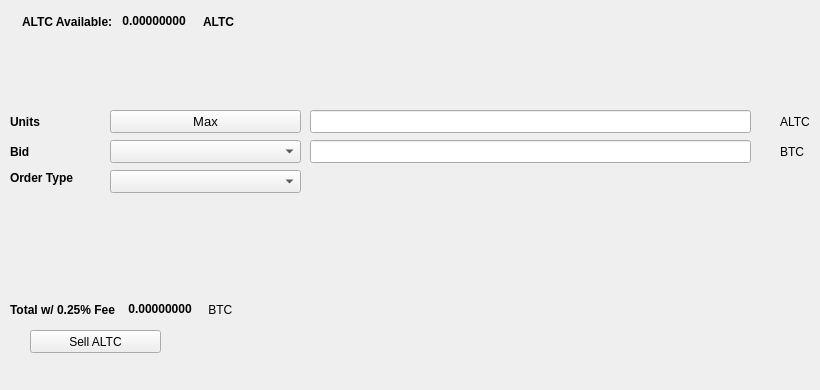
   <widget class="QWidget" name="SellTab">
    <attribute name="title">
     <string>Sell</string>
    </attribute>
    <widget class="QLabel" name="label_16">
     <property name="geometry">
      <rect>
       <x>780</x>
       <y>140</y>
       <width>31</width>
       <height>23</height>
      </rect>
     </property>
     <property name="text">
      <string>BTC</string>
     </property>
    </widget>
    <widget class="QComboBox" name="SellBidcomboBox">
     <property name="geometry">
      <rect>
       <x>110</x>
       <y>140</y>
       <width>191</width>
       <height>23</height>
      </rect>
     </property>
     <property name="font">
      <font>
       <pointsize>10</pointsize>
      </font>
     </property>
    </widget>
    <widget class="QLabel" name="label_18">
     <property name="geometry">
      <rect>
       <x>10</x>
       <y>110</y>
       <width>46</width>
       <height>23</height>
      </rect>
     </property>
     <property name="font">
      <font>
       <weight>75</weight>
       <bold>true</bold>
      </font>
     </property>
     <property name="text">
      <string>Units</string>
     </property>
    </widget>
    <widget class="QPushButton" name="Sell_Max_Amount">
     <property name="geometry">
      <rect>
       <x>110</x>
       <y>110</y>
       <width>191</width>
       <height>23</height>
      </rect>
     </property>
     <property name="font">
      <font>
       <pointsize>10</pointsize>
      </font>
     </property>
     <property name="text">
      <string>Max</string>
     </property>
    </widget>
    <widget class="QLabel" name="label_20">
     <property name="geometry">
      <rect>
       <x>10</x>
       <y>170</y>
       <width>91</width>
       <height>16</height>
      </rect>
     </property>
     <property name="font">
      <font>
       <weight>75</weight>
       <bold>true</bold>
      </font>
     </property>
     <property name="text">
      <string>Order Type</string>
     </property>
    </widget>
    <widget class="QComboBox" name="SellOrdertypeCombo">
     <property name="geometry">
      <rect>
       <x>110</x>
       <y>170</y>
       <width>191</width>
       <height>23</height>
      </rect>
     </property>
     <property name="font">
      <font>
       <pointsize>10</pointsize>
      </font>
     </property>
    </widget>
    <widget class="QLabel" name="label_21">
     <property name="geometry">
      <rect>
       <x>10</x>
       <y>140</y>
       <width>46</width>
       <height>23</height>
      </rect>
     </property>
     <property name="font">
      <font>
       <weight>75</weight>
       <bold>true</bold>
      </font>
     </property>
     <property name="text">
      <string>Bid</string>
     </property>
    </widget>
    <widget class="QLabel" name="label_22">
     <property name="geometry">
      <rect>
       <x>780</x>
       <y>110</y>
       <width>31</width>
       <height>23</height>
      </rect>
     </property>
     <property name="text">
      <string>ALTC</string>
     </property>
    </widget>
    <widget class="QLineEdit" name="UnitsInputALTC">
     <property name="geometry">
      <rect>
       <x>310</x>
       <y>110</y>
       <width>441</width>
       <height>23</height>
      </rect>
     </property>
     <property name="font">
      <font>
       <pointsize>9</pointsize>
       <weight>75</weight>
       <bold>true</bold>
      </font>
     </property>
    </widget>
    <widget class="QLineEdit" name="SellBidPriceEdit">
     <property name="geometry">
      <rect>
       <x>310</x>
       <y>140</y>
       <width>441</width>
       <height>23</height>
      </rect>
     </property>
     <property name="font">
      <font>
       <pointsize>9</pointsize>
       <weight>75</weight>
       <bold>true</bold>
      </font>
     </property>
    </widget>
    <widget class="QPushButton" name="SellALTCBTN">
     <property name="geometry">
      <rect>
       <x>30</x>
       <y>330</y>
       <width>131</width>
       <height>23</height>
      </rect>
     </property>
     <property name="text">
      <string>Sell ALTC</string>
     </property>
     <property name="icon">
      <iconset resource="../ALTC">
       <normaloff>:/icons/bitcoin</normaloff>:/icons/bitcoin</iconset>
     </property>
    </widget>
    <widget class="QWidget" name="layoutWidget3">
     <property name="geometry">
      <rect>
       <x>22</x>
       <y>12</y>
       <width>258</width>
       <height>19</height>
      </rect>
     </property>
     <layout class="QHBoxLayout" name="horizontalLayout">
      <item>
       <widget class="QLabel" name="label232_2">
        <property name="font">
         <font>
          <weight>75</weight>
          <bold>true</bold>
         </font>
        </property>
        <property name="text">
         <string>ALTC Available:</string>
        </property>
       </widget>
      </item>
      <item>
       <widget class="QLabel" name="ALTCAvailableLabel">
        <property name="palette">
         <palette>
          <active>
           <colorrole role="WindowText">
            <brush brushstyle="SolidPattern">
             <color alpha="255">
              <red>0</red>
              <green>0</green>
              <blue>0</blue>
             </color>
            </brush>
           </colorrole>
           <colorrole role="Button">
            <brush brushstyle="SolidPattern">
             <color alpha="255">
              <red>0</red>
              <green>170</green>
              <blue>0</blue>
             </color>
            </brush>
           </colorrole>
           <colorrole role="Light">
            <brush brushstyle="SolidPattern">
             <color alpha="255">
              <red>0</red>
              <green>255</green>
              <blue>0</blue>
             </color>
            </brush>
           </colorrole>
           <colorrole role="Midlight">
            <brush brushstyle="SolidPattern">
             <color alpha="255">
              <red>0</red>
              <green>212</green>
              <blue>0</blue>
             </color>
            </brush>
           </colorrole>
           <colorrole role="Dark">
            <brush brushstyle="SolidPattern">
             <color alpha="255">
              <red>0</red>
              <green>85</green>
              <blue>0</blue>
             </color>
            </brush>
           </colorrole>
           <colorrole role="Mid">
            <brush brushstyle="SolidPattern">
             <color alpha="255">
              <red>0</red>
              <green>113</green>
              <blue>0</blue>
             </color>
            </brush>
           </colorrole>
           <colorrole role="Text">
            <brush brushstyle="SolidPattern">
             <color alpha="255">
              <red>0</red>
              <green>170</green>
              <blue>0</blue>
             </color>
            </brush>
           </colorrole>
           <colorrole role="BrightText">
            <brush brushstyle="SolidPattern">
             <color alpha="255">
              <red>255</red>
              <green>255</green>
              <blue>255</blue>
             </color>
            </brush>
           </colorrole>
           <colorrole role="ButtonText">
            <brush brushstyle="SolidPattern">
             <color alpha="255">
              <red>0</red>
              <green>0</green>
              <blue>0</blue>
             </color>
            </brush>
           </colorrole>
           <colorrole role="Base">
            <brush brushstyle="SolidPattern">
             <color alpha="255">
              <red>255</red>
              <green>255</green>
              <blue>255</blue>
             </color>
            </brush>
           </colorrole>
           <colorrole role="Window">
            <brush brushstyle="SolidPattern">
             <color alpha="255">
              <red>0</red>
              <green>170</green>
              <blue>0</blue>
             </color>
            </brush>
           </colorrole>
           <colorrole role="Shadow">
            <brush brushstyle="SolidPattern">
             <color alpha="255">
              <red>0</red>
              <green>0</green>
              <blue>0</blue>
             </color>
            </brush>
           </colorrole>
           <colorrole role="AlternateBase">
            <brush brushstyle="SolidPattern">
             <color alpha="255">
              <red>127</red>
              <green>212</green>
              <blue>127</blue>
             </color>
            </brush>
           </colorrole>
           <colorrole role="ToolTipBase">
            <brush brushstyle="SolidPattern">
             <color alpha="255">
              <red>255</red>
              <green>255</green>
              <blue>220</blue>
             </color>
            </brush>
           </colorrole>
           <colorrole role="ToolTipText">
            <brush brushstyle="SolidPattern">
             <color alpha="255">
              <red>0</red>
              <green>0</green>
              <blue>0</blue>
             </color>
            </brush>
           </colorrole>
          </active>
          <inactive>
           <colorrole role="WindowText">
            <brush brushstyle="SolidPattern">
             <color alpha="255">
              <red>0</red>
              <green>0</green>
              <blue>0</blue>
             </color>
            </brush>
           </colorrole>
           <colorrole role="Button">
            <brush brushstyle="SolidPattern">
             <color alpha="255">
              <red>0</red>
              <green>170</green>
              <blue>0</blue>
             </color>
            </brush>
           </colorrole>
           <colorrole role="Light">
            <brush brushstyle="SolidPattern">
             <color alpha="255">
              <red>0</red>
              <green>255</green>
              <blue>0</blue>
             </color>
            </brush>
           </colorrole>
           <colorrole role="Midlight">
            <brush brushstyle="SolidPattern">
             <color alpha="255">
              <red>0</red>
              <green>212</green>
              <blue>0</blue>
             </color>
            </brush>
           </colorrole>
           <colorrole role="Dark">
            <brush brushstyle="SolidPattern">
             <color alpha="255">
              <red>0</red>
              <green>85</green>
              <blue>0</blue>
             </color>
            </brush>
           </colorrole>
           <colorrole role="Mid">
            <brush brushstyle="SolidPattern">
             <color alpha="255">
              <red>0</red>
              <green>113</green>
              <blue>0</blue>
             </color>
            </brush>
           </colorrole>
           <colorrole role="Text">
            <brush brushstyle="SolidPattern">
             <color alpha="255">
              <red>0</red>
              <green>170</green>
              <blue>0</blue>
             </color>
            </brush>
           </colorrole>
           <colorrole role="BrightText">
            <brush brushstyle="SolidPattern">
             <color alpha="255">
              <red>255</red>
              <green>255</green>
              <blue>255</blue>
             </color>
            </brush>
           </colorrole>
           <colorrole role="ButtonText">
            <brush brushstyle="SolidPattern">
             <color alpha="255">
              <red>0</red>
              <green>0</green>
              <blue>0</blue>
             </color>
            </brush>
           </colorrole>
           <colorrole role="Base">
            <brush brushstyle="SolidPattern">
             <color alpha="255">
              <red>255</red>
              <green>255</green>
              <blue>255</blue>
             </color>
            </brush>
           </colorrole>
           <colorrole role="Window">
            <brush brushstyle="SolidPattern">
             <color alpha="255">
              <red>0</red>
              <green>170</green>
              <blue>0</blue>
             </color>
            </brush>
           </colorrole>
           <colorrole role="Shadow">
            <brush brushstyle="SolidPattern">
             <color alpha="255">
              <red>0</red>
              <green>0</green>
              <blue>0</blue>
             </color>
            </brush>
           </colorrole>
           <colorrole role="AlternateBase">
            <brush brushstyle="SolidPattern">
             <color alpha="255">
              <red>127</red>
              <green>212</green>
              <blue>127</blue>
             </color>
            </brush>
           </colorrole>
           <colorrole role="ToolTipBase">
            <brush brushstyle="SolidPattern">
             <color alpha="255">
              <red>255</red>
              <green>255</green>
              <blue>220</blue>
             </color>
            </brush>
           </colorrole>
           <colorrole role="ToolTipText">
            <brush brushstyle="SolidPattern">
             <color alpha="255">
              <red>0</red>
              <green>0</green>
              <blue>0</blue>
             </color>
            </brush>
           </colorrole>
          </inactive>
          <disabled>
           <colorrole role="WindowText">
            <brush brushstyle="SolidPattern">
             <color alpha="255">
              <red>0</red>
              <green>85</green>
              <blue>0</blue>
             </color>
            </brush>
           </colorrole>
           <colorrole role="Button">
            <brush brushstyle="SolidPattern">
             <color alpha="255">
              <red>0</red>
              <green>170</green>
              <blue>0</blue>
             </color>
            </brush>
           </colorrole>
           <colorrole role="Light">
            <brush brushstyle="SolidPattern">
             <color alpha="255">
              <red>0</red>
              <green>255</green>
              <blue>0</blue>
             </color>
            </brush>
           </colorrole>
           <colorrole role="Midlight">
            <brush brushstyle="SolidPattern">
             <color alpha="255">
              <red>0</red>
              <green>212</green>
              <blue>0</blue>
             </color>
            </brush>
           </colorrole>
           <colorrole role="Dark">
            <brush brushstyle="SolidPattern">
             <color alpha="255">
              <red>0</red>
              <green>85</green>
              <blue>0</blue>
             </color>
            </brush>
           </colorrole>
           <colorrole role="Mid">
            <brush brushstyle="SolidPattern">
             <color alpha="255">
              <red>0</red>
              <green>113</green>
              <blue>0</blue>
             </color>
            </brush>
           </colorrole>
           <colorrole role="Text">
            <brush brushstyle="SolidPattern">
             <color alpha="255">
              <red>0</red>
              <green>85</green>
              <blue>0</blue>
             </color>
            </brush>
           </colorrole>
           <colorrole role="BrightText">
            <brush brushstyle="SolidPattern">
             <color alpha="255">
              <red>255</red>
              <green>255</green>
              <blue>255</blue>
             </color>
            </brush>
           </colorrole>
           <colorrole role="ButtonText">
            <brush brushstyle="SolidPattern">
             <color alpha="255">
              <red>0</red>
              <green>85</green>
              <blue>0</blue>
             </color>
            </brush>
           </colorrole>
           <colorrole role="Base">
            <brush brushstyle="SolidPattern">
             <color alpha="255">
              <red>0</red>
              <green>170</green>
              <blue>0</blue>
             </color>
            </brush>
           </colorrole>
           <colorrole role="Window">
            <brush brushstyle="SolidPattern">
             <color alpha="255">
              <red>0</red>
              <green>170</green>
              <blue>0</blue>
             </color>
            </brush>
           </colorrole>
           <colorrole role="Shadow">
            <brush brushstyle="SolidPattern">
             <color alpha="255">
              <red>0</red>
              <green>0</green>
              <blue>0</blue>
             </color>
            </brush>
           </colorrole>
           <colorrole role="AlternateBase">
            <brush brushstyle="SolidPattern">
             <color alpha="255">
              <red>0</red>
              <green>170</green>
              <blue>0</blue>
             </color>
            </brush>
           </colorrole>
           <colorrole role="ToolTipBase">
            <brush brushstyle="SolidPattern">
             <color alpha="255">
              <red>255</red>
              <green>255</green>
              <blue>220</blue>
             </color>
            </brush>
           </colorrole>
           <colorrole role="ToolTipText">
            <brush brushstyle="SolidPattern">
             <color alpha="255">
              <red>0</red>
              <green>0</green>
              <blue>0</blue>
             </color>
            </brush>
           </colorrole>
          </disabled>
         </palette>
        </property>
        <property name="font">
         <font>
          <weight>75</weight>
          <bold>true</bold>
         </font>
        </property>
        <property name="text">
         <string> 0.00000000 </string>
        </property>
        <property name="textInteractionFlags">
         <set>Qt::LinksAccessibleByMouse|Qt::TextSelectableByKeyboard|Qt::TextSelectableByMouse</set>
        </property>
       </widget>
      </item>
      <item>
       <widget class="QLabel" name="labelALTC">
        <property name="font">
         <font>
          <weight>75</weight>
          <bold>true</bold>
         </font>
        </property>
        <property name="text">
         <string>ALTC</string>
        </property>
       </widget>
      </item>
     </layout>
    </widget>
    <widget class="QWidget" name="layoutWidget">
     <property name="geometry">
      <rect>
       <x>10</x>
       <y>300</y>
       <width>268</width>
       <height>19</height>
      </rect>
     </property>
     <layout class="QHBoxLayout" name="horizontalLayout_2">
      <item>
       <widget class="QLabel" name="label_19">
        <property name="font">
         <font>
          <weight>75</weight>
          <bold>true</bold>
         </font>
        </property>
        <property name="text">
         <string>Total w/ 0.25% Fee </string>
        </property>
       </widget>
      </item>
      <item>
       <widget class="QLabel" name="SellCostLabel">
        <property name="palette">
         <palette>
          <active>
           <colorrole role="WindowText">
            <brush brushstyle="SolidPattern">
             <color alpha="255">
              <red>0</red>
              <green>0</green>
              <blue>0</blue>
             </color>
            </brush>
           </colorrole>
           <colorrole role="Button">
            <brush brushstyle="SolidPattern">
             <color alpha="255">
              <red>0</red>
              <green>170</green>
              <blue>0</blue>
             </color>
            </brush>
           </colorrole>
           <colorrole role="Light">
            <brush brushstyle="SolidPattern">
             <color alpha="255">
              <red>0</red>
              <green>255</green>
              <blue>0</blue>
             </color>
            </brush>
           </colorrole>
           <colorrole role="Midlight">
            <brush brushstyle="SolidPattern">
             <color alpha="255">
              <red>0</red>
              <green>212</green>
              <blue>0</blue>
             </color>
            </brush>
           </colorrole>
           <colorrole role="Dark">
            <brush brushstyle="SolidPattern">
             <color alpha="255">
              <red>0</red>
              <green>85</green>
              <blue>0</blue>
             </color>
            </brush>
           </colorrole>
           <colorrole role="Mid">
            <brush brushstyle="SolidPattern">
             <color alpha="255">
              <red>0</red>
              <green>113</green>
              <blue>0</blue>
             </color>
            </brush>
           </colorrole>
           <colorrole role="Text">
            <brush brushstyle="SolidPattern">
             <color alpha="255">
              <red>0</red>
              <green>170</green>
              <blue>0</blue>
             </color>
            </brush>
           </colorrole>
           <colorrole role="BrightText">
            <brush brushstyle="SolidPattern">
             <color alpha="255">
              <red>255</red>
              <green>255</green>
              <blue>255</blue>
             </color>
            </brush>
           </colorrole>
           <colorrole role="ButtonText">
            <brush brushstyle="SolidPattern">
             <color alpha="255">
              <red>0</red>
              <green>0</green>
              <blue>0</blue>
             </color>
            </brush>
           </colorrole>
           <colorrole role="Base">
            <brush brushstyle="SolidPattern">
             <color alpha="255">
              <red>255</red>
              <green>255</green>
              <blue>255</blue>
             </color>
            </brush>
           </colorrole>
           <colorrole role="Window">
            <brush brushstyle="SolidPattern">
             <color alpha="255">
              <red>0</red>
              <green>170</green>
              <blue>0</blue>
             </color>
            </brush>
           </colorrole>
           <colorrole role="Shadow">
            <brush brushstyle="SolidPattern">
             <color alpha="255">
              <red>0</red>
              <green>0</green>
              <blue>0</blue>
             </color>
            </brush>
           </colorrole>
           <colorrole role="AlternateBase">
            <brush brushstyle="SolidPattern">
             <color alpha="255">
              <red>127</red>
              <green>212</green>
              <blue>127</blue>
             </color>
            </brush>
           </colorrole>
           <colorrole role="ToolTipBase">
            <brush brushstyle="SolidPattern">
             <color alpha="255">
              <red>255</red>
              <green>255</green>
              <blue>220</blue>
             </color>
            </brush>
           </colorrole>
           <colorrole role="ToolTipText">
            <brush brushstyle="SolidPattern">
             <color alpha="255">
              <red>0</red>
              <green>0</green>
              <blue>0</blue>
             </color>
            </brush>
           </colorrole>
          </active>
          <inactive>
           <colorrole role="WindowText">
            <brush brushstyle="SolidPattern">
             <color alpha="255">
              <red>0</red>
              <green>0</green>
              <blue>0</blue>
             </color>
            </brush>
           </colorrole>
           <colorrole role="Button">
            <brush brushstyle="SolidPattern">
             <color alpha="255">
              <red>0</red>
              <green>170</green>
              <blue>0</blue>
             </color>
            </brush>
           </colorrole>
           <colorrole role="Light">
            <brush brushstyle="SolidPattern">
             <color alpha="255">
              <red>0</red>
              <green>255</green>
              <blue>0</blue>
             </color>
            </brush>
           </colorrole>
           <colorrole role="Midlight">
            <brush brushstyle="SolidPattern">
             <color alpha="255">
              <red>0</red>
              <green>212</green>
              <blue>0</blue>
             </color>
            </brush>
           </colorrole>
           <colorrole role="Dark">
            <brush brushstyle="SolidPattern">
             <color alpha="255">
              <red>0</red>
              <green>85</green>
              <blue>0</blue>
             </color>
            </brush>
           </colorrole>
           <colorrole role="Mid">
            <brush brushstyle="SolidPattern">
             <color alpha="255">
              <red>0</red>
              <green>113</green>
              <blue>0</blue>
             </color>
            </brush>
           </colorrole>
           <colorrole role="Text">
            <brush brushstyle="SolidPattern">
             <color alpha="255">
              <red>0</red>
              <green>170</green>
              <blue>0</blue>
             </color>
            </brush>
           </colorrole>
           <colorrole role="BrightText">
            <brush brushstyle="SolidPattern">
             <color alpha="255">
              <red>255</red>
              <green>255</green>
              <blue>255</blue>
             </color>
            </brush>
           </colorrole>
           <colorrole role="ButtonText">
            <brush brushstyle="SolidPattern">
             <color alpha="255">
              <red>0</red>
              <green>0</green>
              <blue>0</blue>
             </color>
            </brush>
           </colorrole>
           <colorrole role="Base">
            <brush brushstyle="SolidPattern">
             <color alpha="255">
              <red>255</red>
              <green>255</green>
              <blue>255</blue>
             </color>
            </brush>
           </colorrole>
           <colorrole role="Window">
            <brush brushstyle="SolidPattern">
             <color alpha="255">
              <red>0</red>
              <green>170</green>
              <blue>0</blue>
             </color>
            </brush>
           </colorrole>
           <colorrole role="Shadow">
            <brush brushstyle="SolidPattern">
             <color alpha="255">
              <red>0</red>
              <green>0</green>
              <blue>0</blue>
             </color>
            </brush>
           </colorrole>
           <colorrole role="AlternateBase">
            <brush brushstyle="SolidPattern">
             <color alpha="255">
              <red>127</red>
              <green>212</green>
              <blue>127</blue>
             </color>
            </brush>
           </colorrole>
           <colorrole role="ToolTipBase">
            <brush brushstyle="SolidPattern">
             <color alpha="255">
              <red>255</red>
              <green>255</green>
              <blue>220</blue>
             </color>
            </brush>
           </colorrole>
           <colorrole role="ToolTipText">
            <brush brushstyle="SolidPattern">
             <color alpha="255">
              <red>0</red>
              <green>0</green>
              <blue>0</blue>
             </color>
            </brush>
           </colorrole>
          </inactive>
          <disabled>
           <colorrole role="WindowText">
            <brush brushstyle="SolidPattern">
             <color alpha="255">
              <red>0</red>
              <green>85</green>
              <blue>0</blue>
             </color>
            </brush>
           </colorrole>
           <colorrole role="Button">
            <brush brushstyle="SolidPattern">
             <color alpha="255">
              <red>0</red>
              <green>170</green>
              <blue>0</blue>
             </color>
            </brush>
           </colorrole>
           <colorrole role="Light">
            <brush brushstyle="SolidPattern">
             <color alpha="255">
              <red>0</red>
              <green>255</green>
              <blue>0</blue>
             </color>
            </brush>
           </colorrole>
           <colorrole role="Midlight">
            <brush brushstyle="SolidPattern">
             <color alpha="255">
              <red>0</red>
              <green>212</green>
              <blue>0</blue>
             </color>
            </brush>
           </colorrole>
           <colorrole role="Dark">
            <brush brushstyle="SolidPattern">
             <color alpha="255">
              <red>0</red>
              <green>85</green>
              <blue>0</blue>
             </color>
            </brush>
           </colorrole>
           <colorrole role="Mid">
            <brush brushstyle="SolidPattern">
             <color alpha="255">
              <red>0</red>
              <green>113</green>
              <blue>0</blue>
             </color>
            </brush>
           </colorrole>
           <colorrole role="Text">
            <brush brushstyle="SolidPattern">
             <color alpha="255">
              <red>0</red>
              <green>85</green>
              <blue>0</blue>
             </color>
            </brush>
           </colorrole>
           <colorrole role="BrightText">
            <brush brushstyle="SolidPattern">
             <color alpha="255">
              <red>255</red>
              <green>255</green>
              <blue>255</blue>
             </color>
            </brush>
           </colorrole>
           <colorrole role="ButtonText">
            <brush brushstyle="SolidPattern">
             <color alpha="255">
              <red>0</red>
              <green>85</green>
              <blue>0</blue>
             </color>
            </brush>
           </colorrole>
           <colorrole role="Base">
            <brush brushstyle="SolidPattern">
             <color alpha="255">
              <red>0</red>
              <green>170</green>
              <blue>0</blue>
             </color>
            </brush>
           </colorrole>
           <colorrole role="Window">
            <brush brushstyle="SolidPattern">
             <color alpha="255">
              <red>0</red>
              <green>170</green>
              <blue>0</blue>
             </color>
            </brush>
           </colorrole>
           <colorrole role="Shadow">
            <brush brushstyle="SolidPattern">
             <color alpha="255">
              <red>0</red>
              <green>0</green>
              <blue>0</blue>
             </color>
            </brush>
           </colorrole>
           <colorrole role="AlternateBase">
            <brush brushstyle="SolidPattern">
             <color alpha="255">
              <red>0</red>
              <green>170</green>
              <blue>0</blue>
             </color>
            </brush>
           </colorrole>
           <colorrole role="ToolTipBase">
            <brush brushstyle="SolidPattern">
             <color alpha="255">
              <red>255</red>
              <green>255</green>
              <blue>220</blue>
             </color>
            </brush>
           </colorrole>
           <colorrole role="ToolTipText">
            <brush brushstyle="SolidPattern">
             <color alpha="255">
              <red>0</red>
              <green>0</green>
              <blue>0</blue>
             </color>
            </brush>
           </colorrole>
          </disabled>
         </palette>
        </property>
        <property name="font">
         <font>
          <weight>75</weight>
          <bold>true</bold>
         </font>
        </property>
        <property name="autoFillBackground">
         <bool>false</bool>
        </property>
        <property name="text">
         <string> 0.00000000</string>
        </property>
        <property name="textInteractionFlags">
         <set>Qt::LinksAccessibleByMouse|Qt::TextSelectableByMouse</set>
        </property>
       </widget>
      </item>
      <item>
       <widget class="QLabel" name="label_17">
        <property name="font">
         <font>
          <weight>50</weight>
          <bold>false</bold>
         </font>
        </property>
        <property name="text">
         <string> BTC</string>
        </property>
       </widget>
      </item>
     </layout>
    </widget>
    <widget class="QLabel" name="label_23">
     <property name="geometry">
      <rect>
       <x>460</x>
       <y>300</y>
       <width>281</width>
       <height>81</height>
      </rect>
     </property>
     <property name="text">
      <string/>
     </property>
     <property name="pixmap">
      <pixmap>:/images/bittrex</pixmap>
     </property>
    </widget>
   </widget>
